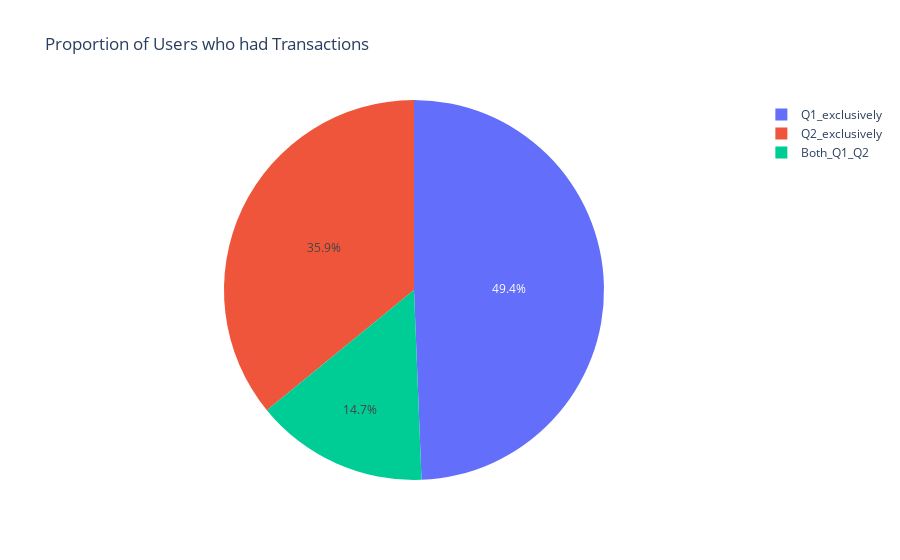
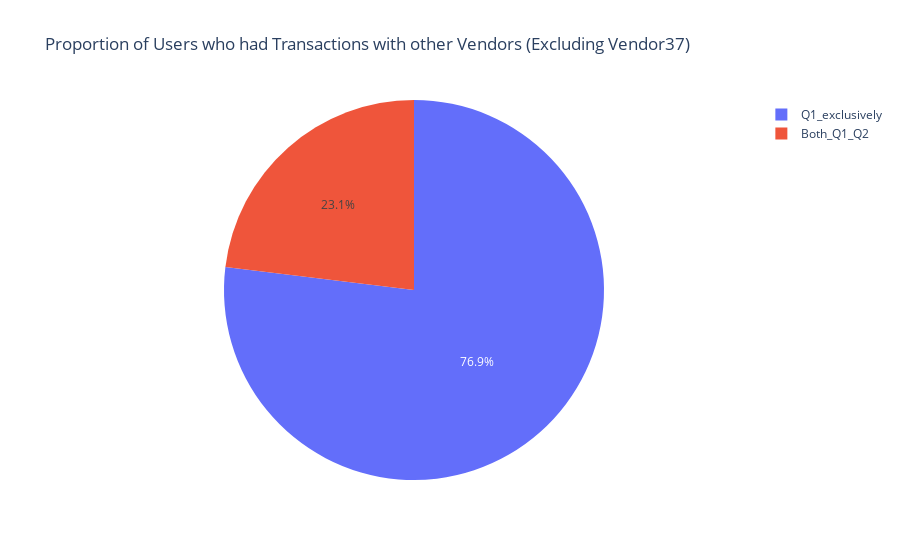

Notebook source saved alongside these figures, in order:
### Code cell
df = user_transact.groupby(["account", "quarter"]).agg({"revenue": "sum"}).reset_index()
Q1_user = df.loc[df["quarter"] == "Q1"]
Q2_user = df.loc[df["quarter"] == "Q2"]
df = Q1_user.merge(Q2_user, on="account", how="outer")
df.loc[(df["quarter_x"] == "Q1") & (df["quarter_y"] == "Q2"), "Both_Q1_Q2"] = 1
df["Both_Q1_Q2"].fillna(0, inplace=True)
df.loc[df["quarter_x"] != "Q1", "Q2_exclusively"] = 1
df["Q2_exclusively"].fillna(0, inplace=True)
df.loc[(df["quarter_x"] == "Q1") & (df["quarter_y"] != "Q2"), "Q1_exclusively"] = 1
df["Q1_exclusively"].fillna(0, inplace=True)
df = df.agg(
    {"Q1_exclusively": "sum", "Q2_exclusively": "sum", "Both_Q1_Q2": "sum"}
).reset_index()

fig = px.pie(
    df, values=0, names="index", title="Proportion of Users who had Transactions"
)
fig.show()

df = (
    user_transact.loc[user_transact["vendor"] != "vendor37"]
    .groupby(["account", "quarter"])
    .agg({"revenue": "sum"})
    .reset_index()
)
Q1_user = df.loc[df["quarter"] == "Q1"]
Q2_user = df.loc[df["quarter"] == "Q2"]
df = Q1_user.merge(Q2_user, on="account", how="outer")
df.loc[(df["quarter_x"] == "Q1") & (df["quarter_y"] == "Q2"), "Both_Q1_Q2"] = 1
df["Both_Q1_Q2"].fillna(0, inplace=True)
df.loc[df["quarter_x"] != "Q1", "Q2_exclusively"] = 1
df["Q2_exclusively"].fillna(0, inplace=True)
df.loc[(df["quarter_x"] == "Q1") & (df["quarter_y"] != "Q2"), "Q1_exclusively"] = 1
df["Q1_exclusively"].fillna(0, inplace=True)
df = df.agg(
    {"Q1_exclusively": "sum", "Q2_exclusively": "sum", "Both_Q1_Q2": "sum"}
).reset_index()

fig = px.pie(
    df.loc[df["index"].isin(["Q1_exclusively", "Both_Q1_Q2"])],
    values=0,
    names="index",
    title="Proportion of Users who had Transactions with other Vendors (Excluding Vendor37)",
)
fig.show()

u = user_transact.loc[(user_transact["vendor"] == "vendor37")]["account"].unique()
df = (
    user_transact.loc[user_transact["account"].isin(u)]
    .groupby(["account", "quarter"])
    .agg({"revenue": "sum"})
    .reset_index()
)
Q1_user = df.loc[df["quarter"] == "Q1"]
Q2_user = df.loc[df["quarter"] == "Q2"]
df = Q1_user.merge(Q2_user, on="account", how="outer")
df.loc[(df["quarter_x"] == "Q1") & (df["quarter_y"] == "Q2"), "migrated"] = 1
df["migrated"].fillna(0, inplace=True)
df.loc[df["quarter_x"] != "Q1", "Q2_exclusively"] = 1
df["Q2_exclusively"].fillna(0, inplace=True)
df.loc[(df["quarter_x"] == "Q1") & (df["quarter_y"] != "Q2"), "Q1_exclusively"] = 1
df["Q1_exclusively"].fillna(0, inplace=True)
df = df.agg({"Q1_exclusively": "sum", "migrated": "sum"}).reset_index()

fig = px.pie(
    df,
    values=0,
    names="index",
    title="Proportion Users who had Transactions with Vendor37 and other Vendors",
)
fig.show()


df = (
    user_transact.loc[user_transact["account"].isin(u)]
    .groupby(["quarter", "account", "vendor"])
    .agg(vendor_count=("revenue", "sum"))
    .reset_index()
    .groupby(["quarter", "account"])
    .agg({"vendor_count": "count"})
    .reset_index()
)
a = df.loc[(df["quarter"] == "Q1") & (df["vendor_count"] == 1)]["account"].unique()
df = df.loc[df["account"].isin(a)]
Q1_user = df.loc[df["quarter"] == "Q1"]
Q2_user = df.loc[df["quarter"] == "Q2"]
df = Q1_user.merge(Q2_user, on="account", how="outer")
df.loc[(df["quarter_x"] == "Q1") & (df["quarter_y"] == "Q2"), "migrated"] = 1
df["migrated"].fillna(0, inplace=True)
df.loc[df["quarter_x"] != "Q1", "Q2_exclusively"] = 1
df["Q2_exclusively"].fillna(0, inplace=True)
df.loc[(df["quarter_x"] == "Q1") & (df["quarter_y"] != "Q2"), "Q1_exclusively"] = 1
df["Q1_exclusively"].fillna(0, inplace=True)
df = df.agg({"Q1_exclusively": "sum", "migrated": "sum"}).reset_index()
fig = px.pie(
    df,
    values=0,
    names="index",
    title="Proportion of Users who had Transactions Exclusively with Vendor37 in Q1",
)
fig.show()

### Figure 1 — Plotly figure (JSON) as saved in the notebook; plotly's stock layout.template omitted (floating-point values rounded to 4 significant figures)
{"data": [{"domain": {"x": [0, 1], "y": [0, 1]}, "hovertemplate": "index=%{label}<br>0=%{value}<extra></extra>", "labels": ["Q1_exclusively", "Q2_exclusively", "Both_Q1_Q2"], "legendgroup": "", "name": "", "showlegend": true, "type": "pie", "values": [169811, 123486, 50672]}], "layout": {"legend": {"tracegroupgap": 0}, "title": {"text": "Proportion of Users who had Transactions"}}}

### Figure 2 — Plotly figure (JSON) as saved in the notebook; plotly's stock layout.template omitted (floating-point values rounded to 4 significant figures)
{"data": [{"domain": {"x": [0, 1], "y": [0, 1]}, "hovertemplate": "index=%{label}<br>0=%{value}<extra></extra>", "labels": ["Q1_exclusively", "Both_Q1_Q2"], "legendgroup": "", "name": "", "showlegend": true, "type": "pie", "values": [168830, 50614]}], "layout": {"legend": {"tracegroupgap": 0}, "title": {"text": "Proportion of Users who had Transactions with other Vendors (Excluding Vendor37)"}}}
